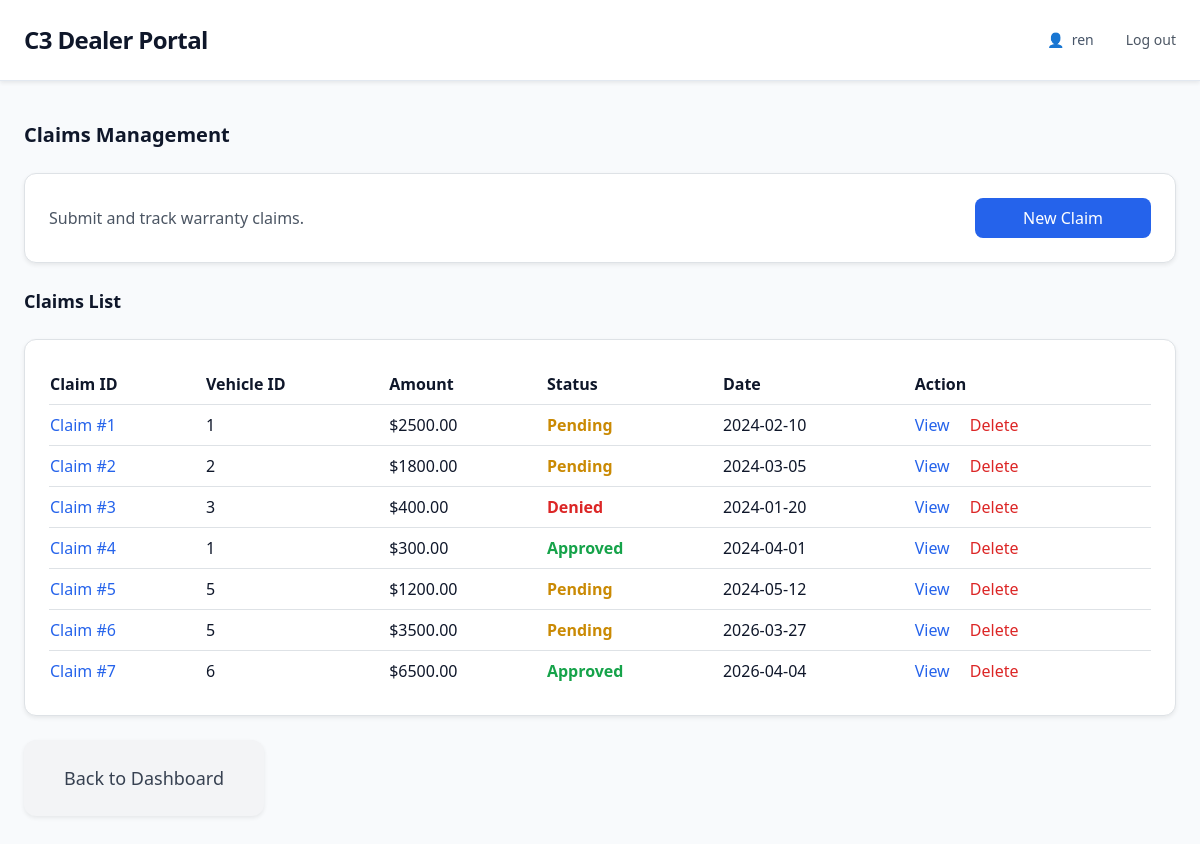
Before: /claims/ (signed in) with the older database file.
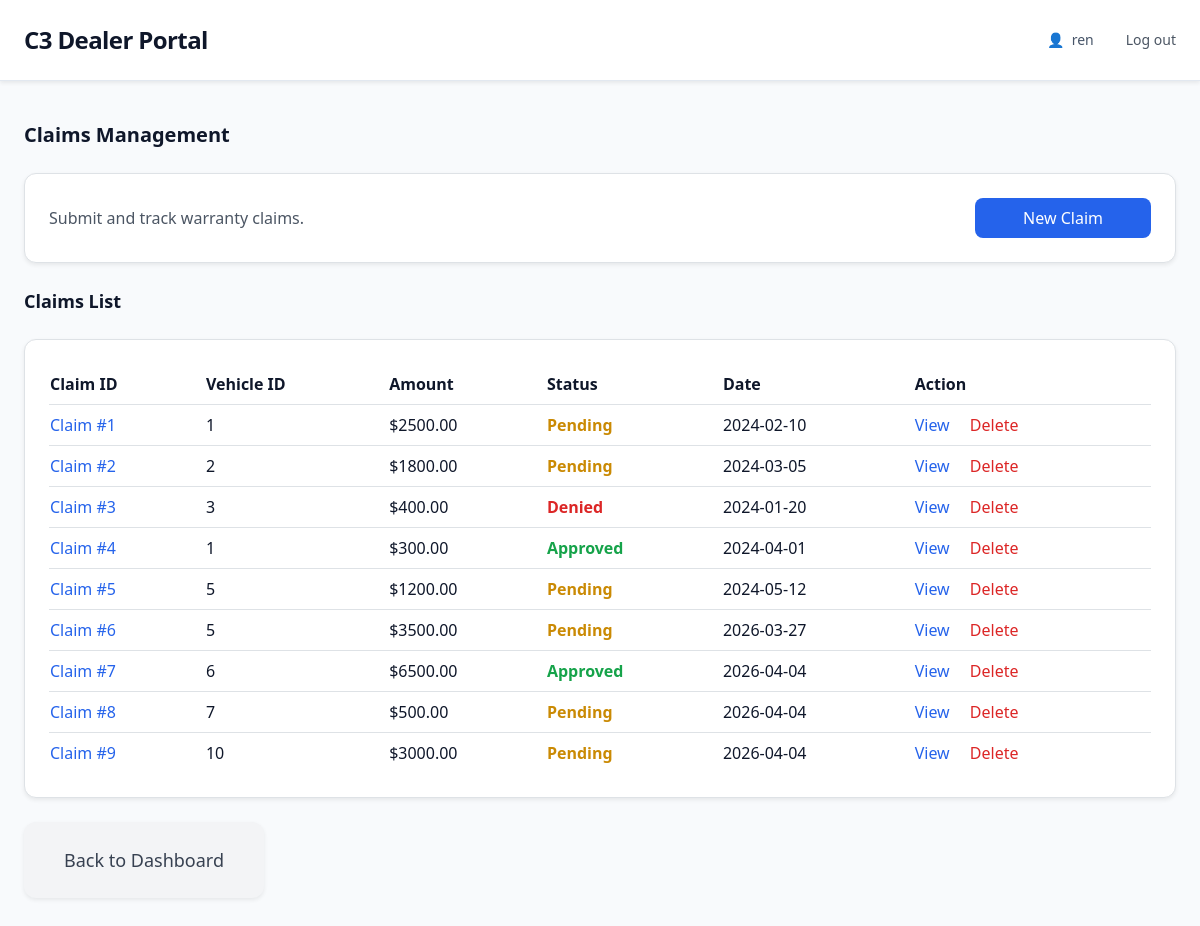
After: the same page with the newer database file.
### learning_logs/models.py (models this page shows, shortened)
class ClaimRecord(models.Model):
    claimid = models.IntegerField(db_column='claimID', primary_key=True)
    vehicleid = models.IntegerField(db_column='vehicleID', blank=True, null=True)
    claimstatus = models.TextField(db_column='claimStatus', blank=True, null=True)
    description = models.TextField(blank=True, null=True)
    claimamount = models.FloatField(db_column='claimAmount', blank=True, null=True)
    claimdate = models.TextField(db_column='claimDate', blank=True, null=True)
    class Meta:
        managed = False
        db_table = 'Claim'

### learning_logs/views.py (the view)
# urls.py: path("claims/", views.claims, name="claims"),
@login_required
def claims(request):
    claims = ClaimRecord.objects.all().order_by('claimid')
    return render(request, 'learning_logs/claims.html', {
        'claims': claims
    })

### learning_logs/templates/learning_logs/claims.html (shortened to what this page needs)
{% extends "learning_logs/base.html" %}
{% block content %}
<h2 class="text-xl font-semibold mb-6">Claims Management</h2>
<div class="bg-white border rounded-xl p-6 shadow-sm mb-6 flex items-center justify-between">
    <p class="text-gray-600">
        Submit and track warranty claims.
    </p>
    <a href="{% url 'learning_logs:new_claim' %}"
       class="inline-block bg-blue-600 text-white px-5 py-2 rounded-lg hover:bg-blue-700 transition">
        New Claim
    </a>
</div>
<h3 class="text-lg font-semibold mb-4">Claims List</h3>
<div class="bg-white border rounded-xl p-4 shadow-sm">
    <table class="w-full">
        <thead>
            <tr>
                <th class="text-left py-2">Claim ID</th>
                <th class="text-left py-2">Vehicle ID</th>
                <th class="text-left py-2">Amount</th>
                <th class="text-left py-2">Status</th>
                <th class="text-left py-2">Date</th>
                <th class="text-left py-2">Action</th>
            </tr>
        </thead>
        <tbody>
            {% for claim in claims %}
            <tr class="border-t">
                <td class="py-2">
                    <a href="{% url 'learning_logs:claim_detail' claim.claimid %}" class="text-blue-600 hover:underline">
                        Claim #{{ claim.claimid }}
                    </a>
                </td>
                <td class="py-2">{{ claim.vehicleid }}</td>
                <td class="py-2">${{ claim.claimamount|floatformat:2 }}</td>
                <td class="py-2">
                    <span class="
                        {% if claim.claimstatus == 'Approved' %}text-green-600
                        {% elif claim.claimstatus == 'Denied' %}text-red-600
                        {% elif claim.claimstatus == 'Pending' %}text-yellow-600
                        {% else %}text-gray-600{% endif %}
                        font-semibold
                    ">
                        {{ claim.claimstatus }}
                    </span>
                </td>
                <td class="py-2">{{ claim.claimdate }}</td>
                <td class="py-2 space-x-4">
                    <a href="{% url 'learning_logs:claim_detail' claim.claimid %}"
                       class="text-blue-600 hover:underline">
                       View
                    </a>
                    <form action="{% url 'learning_logs:delete_claim' claim.claimid %}"
                        method="post"
                        class="inline">
                        <button type="submit"
                                class="text-red-600 hover:underline"
                                onclick="return confirm('Delete this claim?');">
                            Delete
                        </button>
                    </form>
                </td>
            </tr>
            {% empty %}
            <tr>
                <td colspan="6" class="text-center py-4 text-gray-500">
                    No claims found.
                </td>
            </tr>
            {% endfor %}
        </tbody>
    </table>
</div>
<div class="flex justify-start mt-6">
    <a href="{% url 'learning_logs:index' %}"
       class="bg-gray-100 text-gray-700 px-10 py-4 rounded-xl text-lg shadow-sm hover:bg-gray-200 transition">
        Back to Dashboard
    </a>
</div>
{% endblock %}

### learning_logs/templates/learning_logs/base.html (shortened to what this page needs)
<!DOCTYPE html>
<html lang="en">
<head>
    <link href="https://cdn.jsdelivr.net/npm/bootstrap@5.3.3/dist/css/bootstrap.min.css" rel="stylesheet">
    <script src="https://cdn.tailwindcss.com"></script>
</head>
<body class="bg-slate-50 text-slate-900">
    <header class="bg-white border-b border-slate-200 shadow-sm">
        <div class="max-w-7xl mx-auto px-6">
            <div class="flex items-center justify-between h-20">
                <a href="{% url 'learning_logs:index' %}"
                   class="text-2xl font-bold tracking-tight text-slate-900 hover:text-blue-600 transition">
                    C3 Dealer Portal
                </a>
                <div class="flex items-center gap-8 text-sm">
                    {% if request.user.is_authenticated %}
                        <div class="flex items-center gap-2 text-slate-600">
                            <span>👤</span>
                            <span class="font-medium">{{ user.username }}</span>
                        </div>
                        <form action="{% url 'users:logout' %}" method="post" class="m-0 inline">
                            <button type="submit"
                                    class="text-sm text-gray-600 hover:text-gray-900 bg-transparent border-none p-0">
                                    Log out
                            </button>
                        </form>
                    {% endif %}
                </div>
            </div>
        </div>
    </header>
    <main class="max-w-7xl mx-auto px-6 py-10">
        {% block content %}
        {% endblock content %}
    </main>
</body>
</html>

Changed rows visible on the page:
added ClaimRecord: claimid "8", vehicleid "7", claimamount "500.00", claimstatus "Pending", claimdate "2026-04-04"
added ClaimRecord: claimid "9", vehicleid "10", claimamount "3000.00", claimstatus "Pending", claimdate "2026-04-04"
